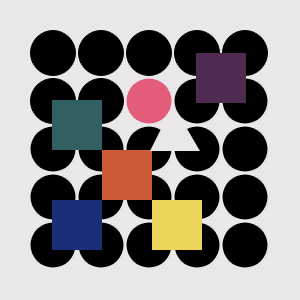
Frame 1 (no input)
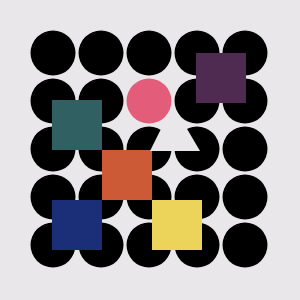
Frame 60 (no input)
Frame 120 (the mouse pressed at the canvas centre since frame 60): identical to frame 60, image omitted

The p5.js sketch that drew these frames (run headless with seeded random() and noise() and a simulated clock; from frame 60 on, the mouse is pressed at the canvas centre):

// p5.js sketch
// ── sketch.js
function setup() {
  createCanvas(300, 300);
}

function draw() {
  //circulos negros
  background('#e9e7ea');
  let c= color (0,0,0);
  fill(c);
  ellipse (53, 53, 45, 45)
ellipse (101,53, 45, 45)
ellipse (149,53, 45, 45)
ellipse (197,53,45,45)
ellipse (245,53,45,45)
ellipse (53, 101, 45, 45)
ellipse (101, 101 ,45, 45)
//circulo rosado
  let c1= color ('#e35c7a');
  fill(c1);
  noStroke();
ellipse (149, 101, 45, 45)
//circulos negros de nuevo
  let c2= color (0,0,0);
  fill (c2);
ellipse (197, 101, 45, 45)
ellipse (245, 101, 45, 45)
ellipse (53, 149, 45, 45)
ellipse (101, 149, 45, 45)
ellipse (149, 149, 45, 45)
ellipse (197, 149, 45, 45)
ellipse (245, 149, 45, 45)
ellipse (53, 197, 45, 45)
ellipse (101, 197, 45, 45)
ellipse (149, 197, 45, 45)
ellipse (197, 197, 45, 45)
ellipse (245, 197, 45, 45)
ellipse (53, 245, 45, 45)
ellipse (101,245, 45, 45)
ellipse (149, 245, 45, 45)
ellipse (197, 245, 45, 45) 
ellipse (245, 245, 45, 45)
//empezar con los circulos
 let c3= color ('#4f2b51');
  fill (c3);
square (196, 53, 50)
  let c4= color ('#306062')
  fill(c4);
square (52,100, 50)
 let c5= color ('#cc5a36')
 fill (c5);
square(102, 150, 50)
  let c6= color ('#ecd45a')
  fill (c6);
square( 152, 200, 50)
  let c7= color ('#1b2f78')
  fill(c7);
square (52, 200,50)
  let c8=color ('#e9e7ea')
  fill(c8);
//triangulo final
triangle(150, 151, 200, 151, 173, 105);
}
